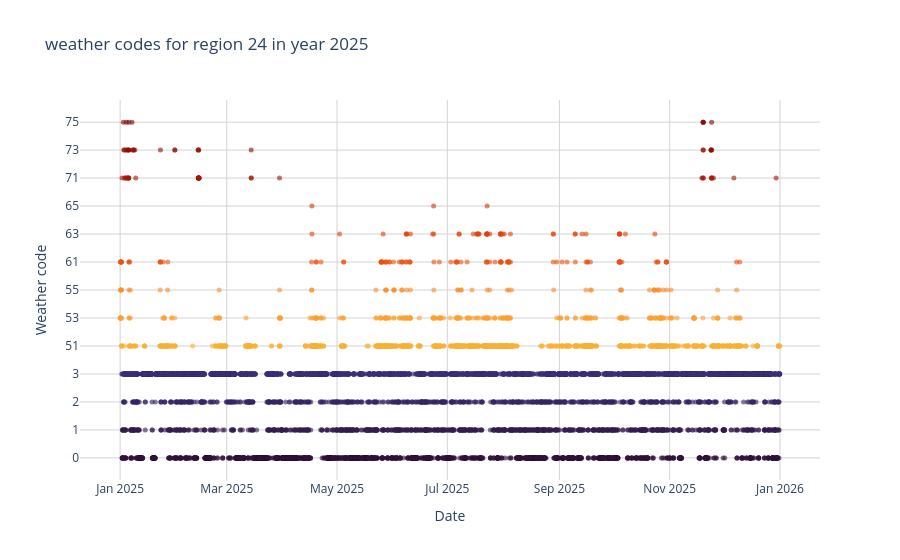

The cell this chart's notebook holds for it:
### Markdown cell above
For an otherview over the weather codes, lets display the codes over a year for a specific region.

### Code cell
year = 2025
region = "24" #Kiel region
display_weather_codes_per_region(weather_path,weather_codes_file,region,year)

### Figure 1 — Plotly figure (JSON) as saved in the notebook; plotly's stock layout.template omitted (floating-point values rounded to 4 significant figures; data arrays with more than 128 entries replaced by an {"elided": "..."} marker saying what was removed)
{"data": [{"customdata": {"elided": "8760x1 str values"}, "hovertemplate": "Date: %{x|%Y-%m-%d %H:%M}<br>Weather code: %{y}<br>Description: %{customdata[0]}<extra></extra>", "marker": {"color": {"elided": "8760 float values"}, "colorscale": [[0, "#30123b"], [0.07143, "#4145ab"], [0.1429, "#4675ed"], [0.2143, "#39a2fc"], [0.2857, "#1bcfd4"], [0.3571, "#24eca6"], [0.4286, "#61fc6c"], [0.5, "#a4fc3b"], [0.5714, "#d1e834"], [0.6429, "#f3c63a"], [0.7143, "#fe9b2d"], [0.7857, "#f36315"], [0.8571, "#d93806"], [0.9286, "#b11901"], [1, "#7a0402"]], "opacity": 0.6, "size": 5}, "mode": "markers", "name": "", "type": "scatter", "x": {"elided": "8760 str values"}, "y": {"elided": "8760 float values"}}], "layout": {"hovermode": "closest", "plot_bgcolor": "white", "title": {"text": "weather codes for region 24 in year 2025"}, "xaxis": {"gridcolor": "lightgrey", "showgrid": true, "title": {"text": "Date"}}, "yaxis": {"gridcolor": "lightgrey", "showgrid": true, "title": {"text": "Weather code"}, "type": "category"}}}
